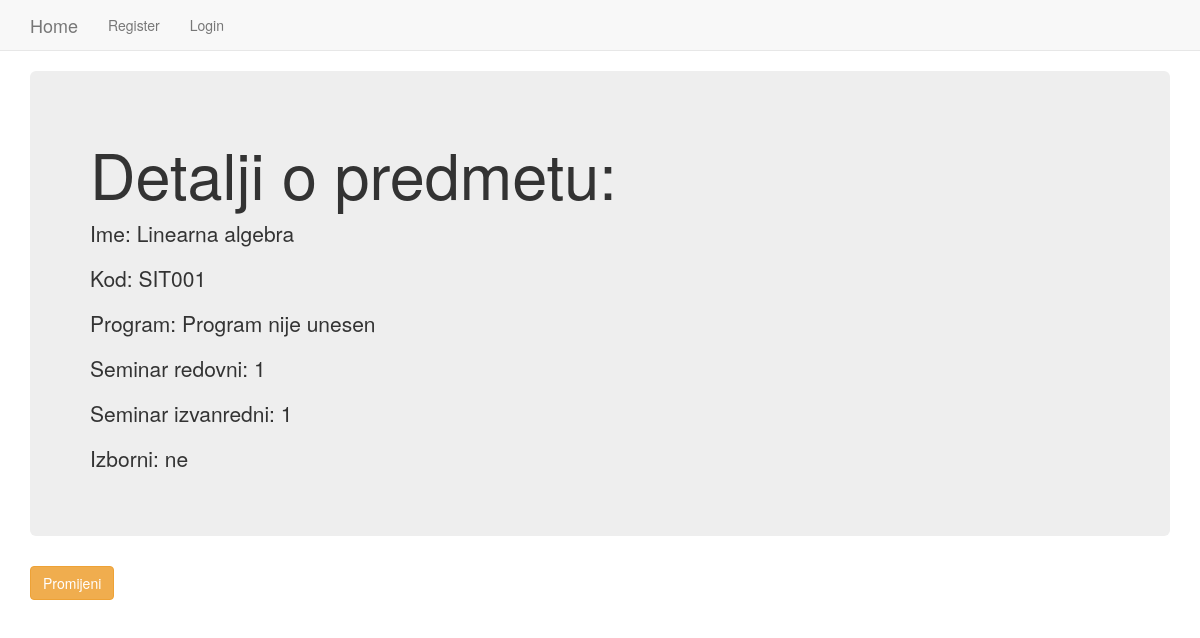
The app's page /vjezba8app/1/ with its own data.
### vjezba8app/models.py (models this page shows, shortened)
class Predmet(models.Model):
    ime = models.CharField(max_length=255)
    kod = models.CharField(max_length=16)
    program = models.TextField()
    bodovi = models.IntegerField()
    sem_redovni = models.IntegerField()
    sem_izvanredni = models.IntegerField()
    IZBORNI_ENUM = (('da', 'da'), ('ne', 'ne'))
    izborni = models.CharField(max_length=50, choices=IZBORNI_ENUM)

### vjezba8app/views.py (the view)
# urls.py: url(r'^(?P<pk>\d+)/$', views.PredmetDetailView.as_view(), name="detail"),
class PredmetDetailView(DetailView):
    context_object_name = "predmet_detail"
    model = Predmet
    template_name = 'vjezba8app/predmet_detail.html'

### vjezba8app/templates/vjezba8app/predmet_detail.html
{% extends "vjezba8app/vjezba8app_base.html" %}
{% block body_block %}
<div class="jumbotron">
  <h1>Detalji o predmetu:</h1>
  <p>Ime: {{predmet_detail.ime}}</p>
  <p>Kod: {{predmet_detail.kod}}</p>
  <p>Program: {{predmet_detail.program}}</p>
  <p>Seminar redovni: {{predmet_detail.sem_redovni}}</p>
  <p>Seminar izvanredni: {{predmet_detail.sem_izvanredni}}</p>
  <p>Izborni: {{predmet_detail.izborni}}</p>
</div>
<div>
  <p><a class="btn btn-warning" href="{% url 'vjezba8app:update' pk=predmet_detail.pk %}">Promijeni</a></p>
</div>
{% endblock %}

### records on screen
Predmet: ime "Linearna algebra", kod "SIT001", program "Program nije unesen", sem_redovni "1", sem_izvanredni "1", izborni "ne"
